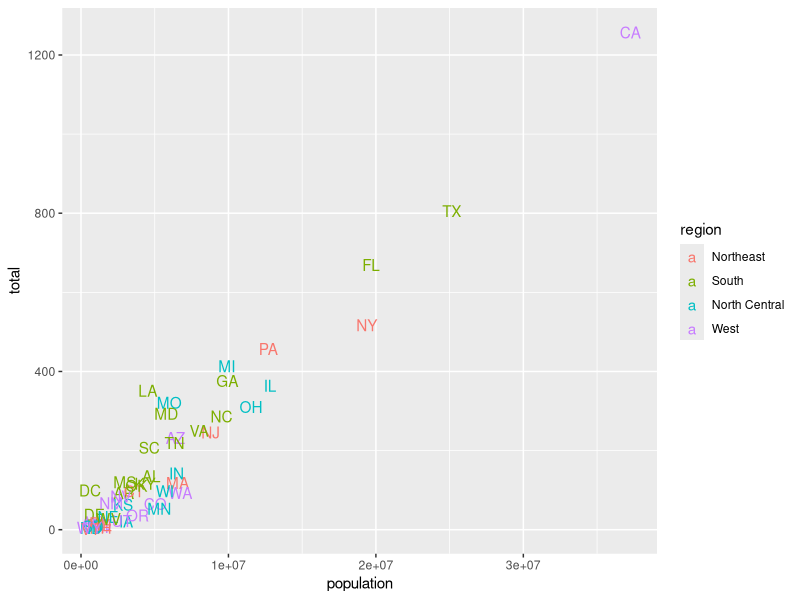

Source code (R):
library(tidyverse)
library(dslabs)
data(murders)


murders %>% ggplot(aes(population,total,label=abb,color=region)) + geom_text()
